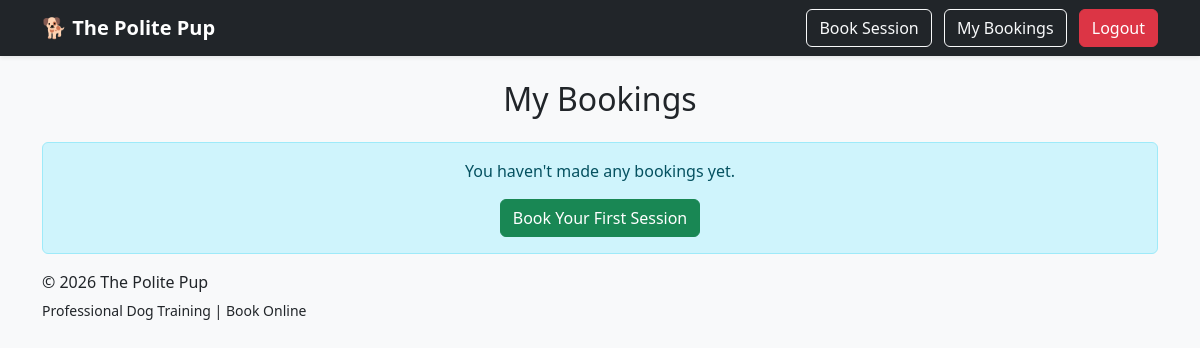
Page /my-bookings/ (signed in) on the earlier database version.
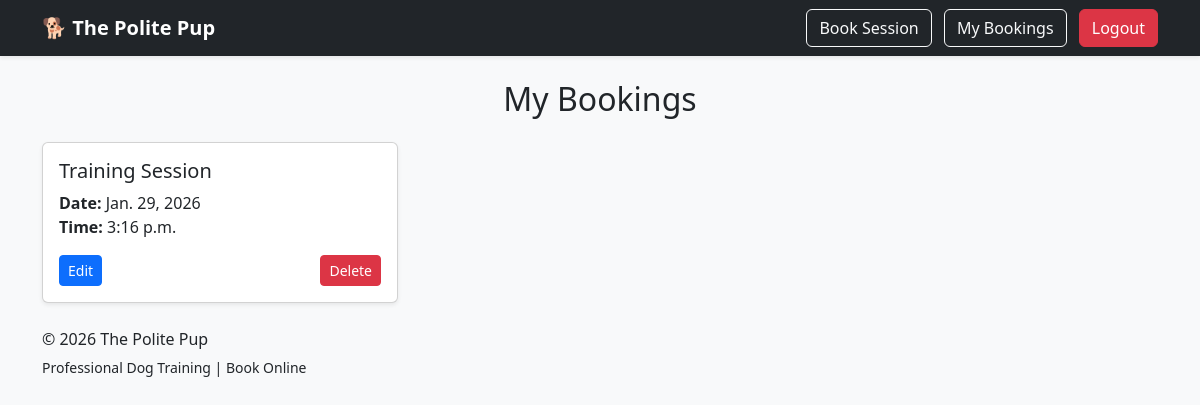
Same page on the later database version.
### bookings/models.py (models this page shows, shortened)
class Booking(models.Model):
    user = models.ForeignKey(
        settings.AUTH_USER_MODEL,
        on_delete=models.CASCADE
    )
    session = models.ForeignKey(
        TrainingSession,
        on_delete=models.CASCADE
    )
    date = models.DateField()
    time = models.TimeField()
    notes = models.TextField(blank=True)

### bookings/views.py (the view)
# urls.py: path('my-bookings/', my_bookings, name='my_bookings'),
@login_required
def my_bookings(request):
    bookings = Booking.objects.filter(user=request.user)
    return render(
        request,
        'bookings/my_bookings.html',
        {'bookings': bookings}
    )

### bookings/templates/bookings/my_bookings.html
{% extends 'bookings/base.html' %}
{% block content %}
<h2 class="mb-4 text-center">My Bookings</h2>
{% if bookings %}
<div class="row">
    {% for booking in bookings %}
    <div class="col-md-6 col-lg-4 mb-4">
        <div class="card shadow-sm h-100">
            <div class="card-body">
                <h5 class="card-title">
                    Training Session
                </h5>
                <p class="card-text">
                    <strong>Date:</strong> {{ booking.date }} <br>
                    <strong>Time:</strong> {{ booking.time }} <br>
                </p>
                <div class="d-flex justify-content-between">
                    <a href="{% url 'edit_booking' booking.id %}"
                       class="btn btn-sm btn-primary">
                        Edit
                    </a>
                    <a href="{% url 'delete_booking' booking.id %}"
                       class="btn btn-sm btn-danger">
                        Delete
                    </a>
                </div>
            </div>
        </div>
    </div>
    {% endfor %}
</div>
{% else %}
<div class="alert alert-info text-center">
    <p class="mb-3">
        You haven't made any bookings yet.
    </p>
    <a href="{% url 'create_booking' %}"
       class="btn btn-success">
        Book Your First Session
    </a>
</div>
{% endif %}
{% endblock %}

Differences in the rows shown:
added Booking: date "Jan. 29, 2026", time "3:16 p.m."
Other differences:
text no longer shown: "You haven't made any bookings yet. Book Your First Session"
